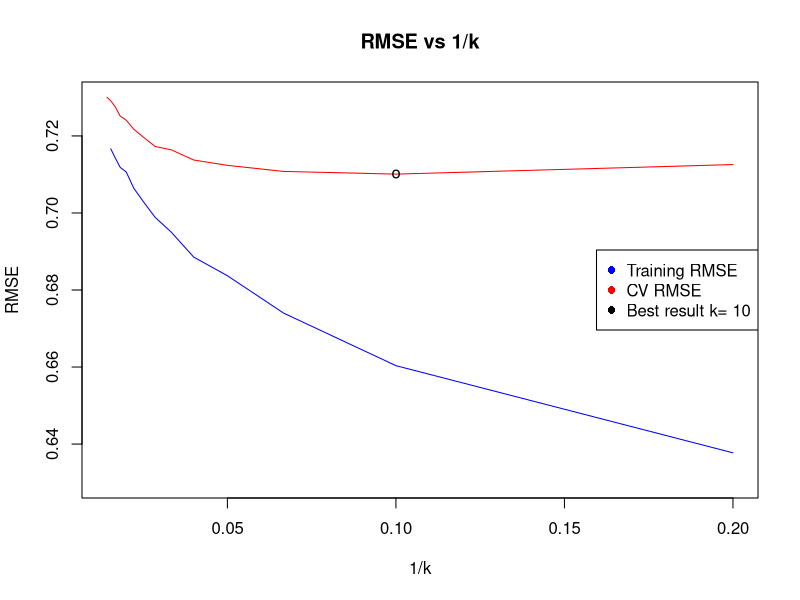

This chart was generated by the following R code:
## ---- chunk 1
library("caret")
set.seed(1234)

rm(list = ls())

data.trn <- read.csv("wineq_train.csv", stringsAsFactors=F)
## ---- chunk 2
ctrl <- trainControl(method="cv", number=10) #10 fold cross validation

K <- seq(5, 70, by=5)

model <- train(quality ~ .,
               method = "knn",
               trControl = ctrl,
               preProcess = c("center","scale"),
               tuneGrid = data.frame(k=K),
               data = data.trn)

#print(model)
#plot(model)

train_rmse <- rep(NA, length(K))
i <- 0
for (k in model$results$k){
  modelCV <- train(quality ~ .,
                 method = "knn",
                 trControl = ctrl,
                 preProcess = c("center","scale"),
                 tuneGrid = data.frame(k=k),
                 data = data.trn)
  predictions_train <- predict(modelCV, newdata = data.trn)
  train_rmse[i] <- sqrt(mean((data.trn$quality - predictions_train)^2))
  i <- i + 1
}
## ---- chunk 3
plot(1/model$results$k, model$results$RMSE, type = "l", xlab = "1/k", ylab = "RMSE", main = "RMSE vs 1/k", col="red", ylim=c(0.63,0.73))
points(1/K, train_rmse, type = "l", pch = 16, col = "blue")

best_k = model$bestTune$k
index = which.min(model$results$RMSE)
points(1/best_k, model$results$RMSE[index], pch = "o", col = "black")
legend("right", legend = c("Training RMSE", "CV RMSE", paste("Best result k=", best_k)), col = c("blue", "red", "black"), pch = 16)
